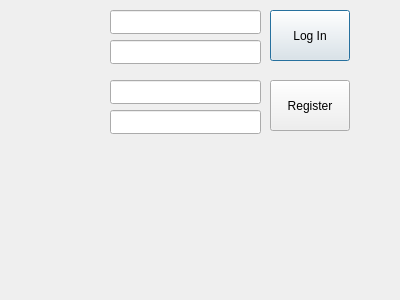
<?xml version="1.0" encoding="UTF-8"?>
<ui version="4.0">
 <class>LoginForm</class>
 <widget class="QDialog" name="LoginForm">
  <property name="geometry">
   <rect>
    <x>0</x>
    <y>0</y>
    <width>400</width>
    <height>300</height>
   </rect>
  </property>
  <property name="windowTitle">
   <string>Login</string>
  </property>
  <widget class="QLineEdit" name="usernameLineEdit">
   <property name="geometry">
    <rect>
     <x>110</x>
     <y>10</y>
     <width>151</width>
     <height>24</height>
    </rect>
   </property>
  </widget>
  <widget class="QLineEdit" name="passwordLineEdit">
   <property name="geometry">
    <rect>
     <x>110</x>
     <y>40</y>
     <width>151</width>
     <height>24</height>
    </rect>
   </property>
   <property name="echoMode">
    <enum>QLineEdit::EchoMode::Password</enum>
   </property>
  </widget>
  <widget class="QPushButton" name="loginButton">
   <property name="geometry">
    <rect>
     <x>270</x>
     <y>10</y>
     <width>80</width>
     <height>51</height>
    </rect>
   </property>
   <property name="text">
    <string>Log In</string>
   </property>
  </widget>
  <widget class="QLineEdit" name="registerUsernameLineEdit">
   <property name="geometry">
    <rect>
     <x>110</x>
     <y>80</y>
     <width>151</width>
     <height>24</height>
    </rect>
   </property>
  </widget>
  <widget class="QLineEdit" name="registerPasswordLineEdit">
   <property name="geometry">
    <rect>
     <x>110</x>
     <y>110</y>
     <width>151</width>
     <height>24</height>
    </rect>
   </property>
	  <property name="echoMode">
		  <enum>QLineEdit::Password</enum>
	  </property>
  </widget>
  <widget class="QPushButton" name="registerButton">
   <property name="geometry">
    <rect>
     <x>270</x>
     <y>80</y>
     <width>80</width>
     <height>51</height>
    </rect>
   </property>
   <property name="text">
    <string>Register</string>
   </property>
  </widget>
 </widget>
 <resources/>
 <connections/>
</ui>
